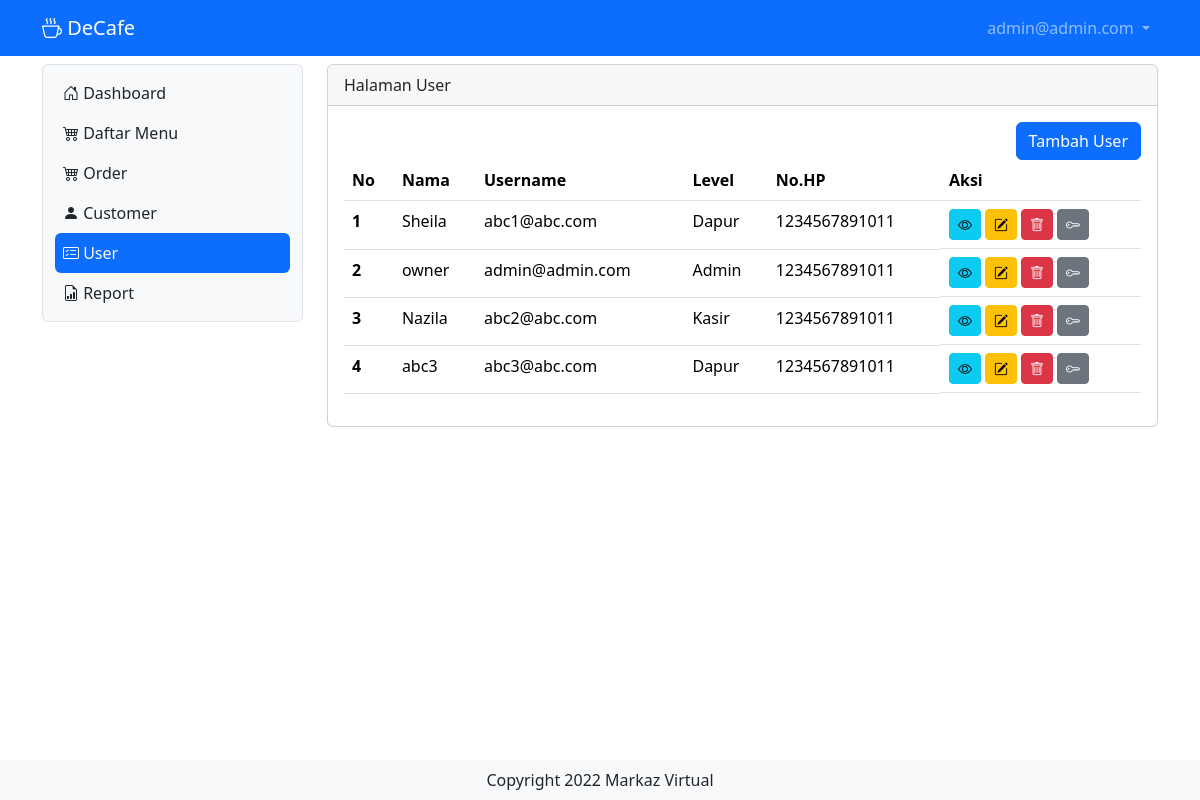
The page /user (signed in) on the database its author committed.
### tables this page shows
CREATE TABLE IF NOT EXISTS `tb_user` (
  `id` int NOT NULL AUTO_INCREMENT,
  `nama` varchar(200) DEFAULT NULL,
  `username` varchar(200) DEFAULT NULL,
  `password` varchar(200) DEFAULT NULL,
  `level` int DEFAULT NULL,
  `nohp` varchar(15) DEFAULT NULL,
  `alamat` varchar(300) DEFAULT NULL,
  PRIMARY KEY (`id`)
);

### user.php (the view, shortened to what this page needs)
<?php
include "proses/connect.php";
$query = mysqli_query($conn, "SELECT * FROM tb_user");
while ($record = mysqli_fetch_array($query)) {
    $result[] = $record;
}
?>
<div class="col-lg-9 mt-2">
    <div class="card">
        <div class="card-header">
            Halaman User
        </div>
        <div class="card-body">
            <div class="row">
                <div class="col d-flex justify-content-end">
                    <button class="btn btn-primary" data-bs-toggle="modal" data-bs-target="#ModalTambahUser"> Tambah User</button>
                </div>
            </div>
            <?php
            if (empty($result)) {
                echo "Data user tidak ada";
            } else {
            ?>
                <div class="table-responsive">
                    <table class="table table-hover">
                        <thead>
                            <tr>
                                <th scope="col">No</th>
                                <th scope="col">Nama</th>
                                <th scope="col">Username</th>
                                <th scope="col">Level</th>
                                <th scope="col">No.HP</th>
                                <th scope="col">Aksi</th>
                            </tr>
                        </thead>
                        <tbody>
                            <?php
                            $no = 1;
                            foreach ($result as $row) {
                            ?>
                                <tr>
                                    <th scope="row"><?php echo $no++ ?></th>
                                    <td><?php echo $row['nama'] ?></td>
                                    <td><?php echo $row['username'] ?></td>
                                    <td> <?php
                                            if ($row['level'] == 1) {
                                                echo "Admin";
                                            } elseif ($row['level'] == 2) {
                                                echo "Kasir";
                                            } elseif ($row['level'] == 3) {
                                                echo "Pelayan";
                                            } elseif ($row['level'] == 4) {
                                                echo "Dapur";
                                            }
                                            ?></td>
                                    <td><?php echo $row['nohp'] ?></td>
                                    <td class="d-flex">
                                        <button class="btn btn-info btn-sm me-1" data-bs-toggle="modal" data-bs-target="#ModalView<?php echo $row['id'] ?>"><i class="bi bi-eye"></i></button>
                                        <button class="btn btn-warning btn-sm me-1" data-bs-toggle="modal" data-bs-target="#ModalEdit<?php echo $row['id'] ?>"><i class="bi bi-pencil-square"></i></button>
                                        <button class="btn btn-danger btn-sm me-1 " data-bs-toggle="modal" data-bs-target="#ModalDelete<?php echo $row['id'] ?>"><i class="bi bi-trash"></i></button>
                                        <button class="btn btn-secondary btn-sm " data-bs-toggle="modal" data-bs-target="#ModalResetPassword<?php echo $row['id'] ?>"><i class="bi bi-key"></i></button>
                                    </td>
                                </tr>
                            <?php
                            }
                            ?>
                        </tbody>
                    </table>
                </div>
            <?php
            }
            ?>
        </div>
    </div>
</div>

### header.php (shortened to what this page needs)
<nav class="navbar navbar-expand navbar-dark bg-primary sticky-top">
    <div class="container-lg">
        <a class="navbar-brand" href="."><i class="bi bi-cup-hot"> </i>DeCafe</a>
        <div class="collapse navbar-collapse justify-content-end" id="navbarNavDropdown">
            <ul class="navbar-nav">
                <li class="nav-item dropdown">
                    <a class="nav-link dropdown-toggle" href="#" role="button" data-bs-toggle="dropdown" aria-expanded="false">
                        <?php echo $hasil['username']; ?>
                    </a>
                </li>
            </ul>
        </div>
    </div>
</nav>

### rows shown on the page
tb_user: username "admin@admin.com", nama "owner", level "Admin", nohp "1234567891011"
tb_user: nama "Sheila", username "abc1@abc.com", level "Dapur", nohp "1234567891011"
tb_user: nama "Nazila", username "abc2@abc.com", level "Kasir", nohp "1234567891011"
tb_user: nama "abc3", username "abc3@abc.com", level "Dapur", nohp "1234567891011"
